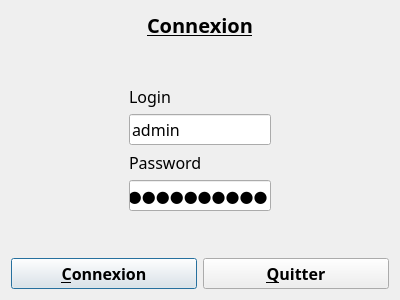
<?xml version="1.0" encoding="UTF-8"?>
<ui version="4.0">
 <class>connexion</class>
 <widget class="QDialog" name="connexion">
  <property name="geometry">
   <rect>
    <x>0</x>
    <y>0</y>
    <width>400</width>
    <height>300</height>
   </rect>
  </property>
  <property name="windowTitle">
   <string>Dialog</string>
  </property>
  <layout class="QVBoxLayout" name="verticalLayout_2">
   <item>
    <layout class="QHBoxLayout" name="horizontalLayout_2">
     <item>
      <spacer name="horizontalSpacer">
       <property name="orientation">
        <enum>Qt::Horizontal</enum>
       </property>
       <property name="sizeHint" stdset="0">
        <size>
         <width>40</width>
         <height>20</height>
        </size>
       </property>
      </spacer>
     </item>
     <item>
      <widget class="QLabel" name="label">
       <property name="font">
        <font>
         <family>cmr10</family>
         <pointsize>15</pointsize>
         <weight>75</weight>
         <bold>true</bold>
         <underline>true</underline>
        </font>
       </property>
       <property name="text">
        <string>Connexion</string>
       </property>
      </widget>
     </item>
     <item>
      <spacer name="horizontalSpacer_2">
       <property name="orientation">
        <enum>Qt::Horizontal</enum>
       </property>
       <property name="sizeHint" stdset="0">
        <size>
         <width>40</width>
         <height>20</height>
        </size>
       </property>
      </spacer>
     </item>
    </layout>
   </item>
   <item>
    <spacer name="verticalSpacer_2">
     <property name="orientation">
      <enum>Qt::Vertical</enum>
     </property>
     <property name="sizeHint" stdset="0">
      <size>
       <width>20</width>
       <height>42</height>
      </size>
     </property>
    </spacer>
   </item>
   <item>
    <layout class="QHBoxLayout" name="horizontalLayout_3">
     <item>
      <spacer name="horizontalSpacer_3">
       <property name="orientation">
        <enum>Qt::Horizontal</enum>
       </property>
       <property name="sizeHint" stdset="0">
        <size>
         <width>40</width>
         <height>20</height>
        </size>
       </property>
      </spacer>
     </item>
     <item>
      <layout class="QVBoxLayout" name="verticalLayout">
       <item>
        <widget class="QLabel" name="labelLogin">
         <property name="font">
          <font>
           <family>cmr10</family>
           <pointsize>12</pointsize>
           <weight>50</weight>
           <bold>false</bold>
          </font>
         </property>
         <property name="text">
          <string>Login</string>
         </property>
        </widget>
       </item>
       <item>
        <widget class="QLineEdit" name="lineEditCoLogin">
         <property name="font">
          <font>
           <family>cmr10</family>
           <pointsize>12</pointsize>
          </font>
         </property>
         <property name="text">
          <string>admin</string>
         </property>
        </widget>
       </item>
       <item>
        <widget class="QLabel" name="labelPasswd">
         <property name="font">
          <font>
           <family>cmr10</family>
           <pointsize>12</pointsize>
           <weight>50</weight>
           <bold>false</bold>
          </font>
         </property>
         <property name="text">
          <string>Password</string>
         </property>
        </widget>
       </item>
       <item>
        <widget class="QLineEdit" name="lineEditCoPasswd">
         <property name="font">
          <font>
           <family>cmr10</family>
           <pointsize>12</pointsize>
          </font>
         </property>
         <property name="text">
          <string>adminGASB05</string>
         </property>
         <property name="echoMode">
          <enum>QLineEdit::Password</enum>
         </property>
        </widget>
       </item>
      </layout>
     </item>
     <item>
      <spacer name="horizontalSpacer_4">
       <property name="orientation">
        <enum>Qt::Horizontal</enum>
       </property>
       <property name="sizeHint" stdset="0">
        <size>
         <width>40</width>
         <height>20</height>
        </size>
       </property>
      </spacer>
     </item>
    </layout>
   </item>
   <item>
    <spacer name="verticalSpacer">
     <property name="orientation">
      <enum>Qt::Vertical</enum>
     </property>
     <property name="sizeHint" stdset="0">
      <size>
       <width>20</width>
       <height>42</height>
      </size>
     </property>
    </spacer>
   </item>
   <item>
    <layout class="QHBoxLayout" name="horizontalLayout">
     <item>
      <widget class="QPushButton" name="pushButtonCoConnexion">
       <property name="font">
        <font>
         <family>cmr10</family>
         <pointsize>12</pointsize>
         <weight>75</weight>
         <bold>true</bold>
        </font>
       </property>
       <property name="text">
        <string>&amp;Connexion</string>
       </property>
       <property name="icon">
        <iconset resource="img.qrc">
         <normaloff>:/new/imgGASB05/imgGASB05/iconebonhomme.png</normaloff>:/new/imgGASB05/imgGASB05/iconebonhomme.png</iconset>
       </property>
      </widget>
     </item>
     <item>
      <widget class="QPushButton" name="pushButtonCoQuitter">
       <property name="font">
        <font>
         <family>cmr10</family>
         <pointsize>12</pointsize>
         <weight>75</weight>
         <bold>true</bold>
        </font>
       </property>
       <property name="text">
        <string>&amp;Quitter</string>
       </property>
      </widget>
     </item>
    </layout>
   </item>
  </layout>
 </widget>
 <tabstops>
  <tabstop>lineEditCoLogin</tabstop>
  <tabstop>lineEditCoPasswd</tabstop>
  <tabstop>pushButtonCoConnexion</tabstop>
  <tabstop>pushButtonCoQuitter</tabstop>
 </tabstops>
 <resources>
  <include location="img.qrc"/>
 </resources>
 <connections/>
</ui>
